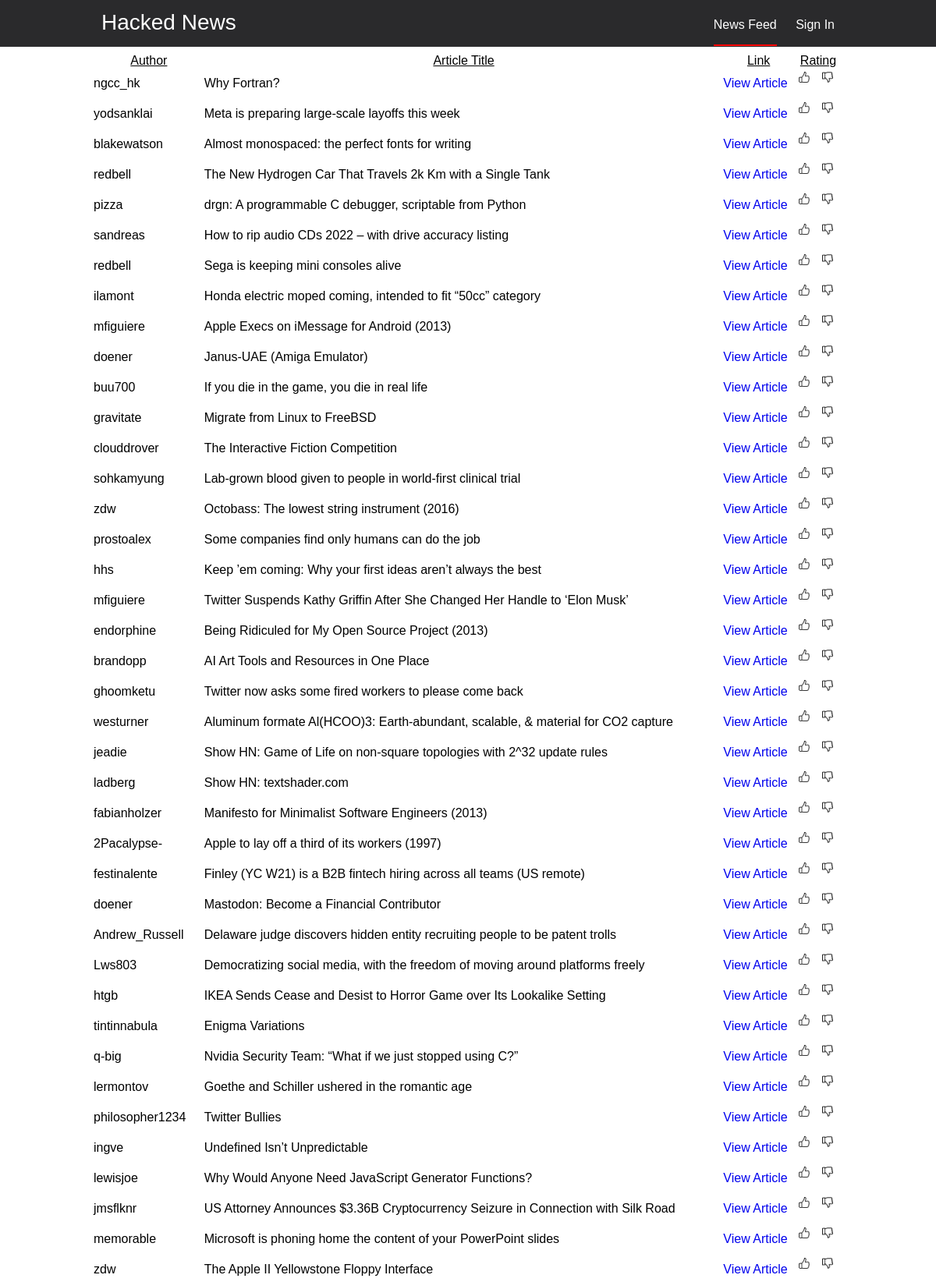
The page / (upper part) on the database its author committed.
### tables this page shows
CREATE TABLE Articles (
		article_id TEXT NOT NULL,
		author TEXT,
		title TEXT,
		link TEXT,
		liked BOOLEAN,
		timestamp DATETIME NOT NULL
);

### hackedNews.py (the view)
@app.route('/')
def home():
        conn = get_db_connection()
        data = conn.execute('SELECT * FROM Articles').fetchall()
        conn.close()
        res = Response(render_template('index.html', data=data, session=session.get('user'), pretty=json.dumps(session.get('user'), indent=4)))
        res.headers['X-Frame-Options'] = 'DENY'
        res.headers['X-Content-Type-Options'] = 'nosniff'
        res.headers['X-XSS-Protection'] = 1
        res.headers['Strict-Transport-Security'] = 'max-age=63072000'
        res.headers['Content-Security-Policy'] = "default-src 'none'; img-src 'self'; script-src 'self'; style-src 'self'"
        return res

### hackedNews.py (called while the page is built)
def get_db_connection():
        conn = sqlite3.connect('users.db', check_same_thread=False)
        return conn

### templates/index.html (shortened to what this page needs)
<!DOCTYPE HTML>
<html>
<head>
	<link rel="stylesheet" href={{ url_for('static', filename='styles.css') }} />
</head>
<body>
<div id="menu">
	<div id="menu_container">
	<h1><a href="/">Hacked News</a></h1>
        <ul>
                <li><a href="/"><span id="current_page">News Feed</span></a></li>
		{% if session %}
		        <li><a href="/account">My Account</a></li>
			<li><a href="/logout">Log Out</a></li>
		{% else %}
			<li><a href="/login">Sign In</a></li>
		{% endif %}
        </ul>
	</div>
</div>
<div id="main_content">
	<table>
		<tr>
			<th>Author</th>
			<th>Article Title</th>
			<th>Link</th>
			<th>Rating</th>
		</tr>
		{% for article in data %}
			<tr>
				<td>{{ article[1] }}</td>
				<td>{{ article[2] }}</td>
				<td><a href={{ article[3] }} target="blank">View Article</a></td>
				<td><span id="like_button"><img src={{ url_for('static', filename='thumbs_up.png') }} /></span>
			    	<a><span id="dislike_button"><img src={{ url_for('static', filename='thumbs_down.png') }} /></span></a></td>
			</tr>
		{% endfor %}
	</table>
</div>
</body>

### static/styles.css (style rules this page uses)
html, body, div, span, applet, object, iframe, h1, h2, h3, h4, h5, h6, p, blockquote, pre, a, abbr, acronym, address, big, cite, code, del, dfn, em, img, ins, kbd, q, s, samp, small, strike, strong, sub, sup, tt, var, b, u, i, center, dl, dt, dd, ol, ul, li, fieldset, form, label, legend, table, caption, tbody, tfoot, thead, tr, th, td, article, aside, canvas, details, embed, figure, figcaption, footer, header, hgroup, menu, nav, output, ruby, section, summary, time, mark, audio, video { margin: 0; padding: 0; border: 0; font-size: 100%; font: inherit; vertical-align: baseline; }
body { line-height: 1; }
ol, ul { list-style: none; }
table { border-collapse: collapse; border-spacing: 0; }
body { background-color: #E8E8E8; font-family: 'Arial'; }
#menu { background-color: #2A2A2C; width: 100%; height: 60px; position: fixed; margin: 0; }
#menu h1 { margin: 0; padding: 0; padding: 5px 10px 10px 10px; font-size: 28px; color: #FFF; float: left; }
#menu h1 a { color: #FFF; text-decoration: none; }
#menu_container { width: 80%; margin: 0 auto; padding: 10px 0 10px 0; }
#menu ul { float: right; display: inline; padding-top: 14px; }
#menu ul li { list-style-type: none; display: inline-block; }
#menu ul li a { padding: 5px 10px; color: #FFF; text-decoration: none; }
#main_content { width: 100%; height: auto; background-color: #FFF; padding-top: 70px; padding-bottom: 10px; }
#main_content a { text-decoration: none; }
#main_content img { width: 14px; height: 14px; padding: 6px; border-radius: 30%; }
#like_button { margin-top: 5px; }
#main_content table { width: 80%; margin: 0 auto; }
#main_content th { text-decoration: underline; }
#main_content tr { padding: 5px; }
#main_content td { padding-bottom: 10px; }
#current_page { padding-bottom: 17px; border-bottom: 2px solid red; }

### rows shown on the page
Articles: author "ngcc_hk", title "Why Fortran?"
Articles: author "yodsanklai", title "Meta is preparing large-scale layoffs this week"
Articles: author "blakewatson", title "Almost monospaced: the perfect fonts for writing"
Articles: author "redbell", title "The New Hydrogen Car That Travels 2k Km with a Single Tank"
Articles: author "pizza", title "drgn: A programmable C debugger, scriptable from Python"
Articles: author "sandreas", title "How to rip audio CDs 2022 – with drive accuracy listing"
Articles: author "redbell", title "Sega is keeping mini consoles alive"
Articles: author "ilamont", title "Honda electric moped coming, intended to fit “50cc” category"
Articles: author "mfiguiere", title "Apple Execs on iMessage for Android (2013)"
Articles: author "doener", title "Janus-UAE (Amiga Emulator)"
Articles: author "buu700", title "If you die in the game, you die in real life"
Articles: author "gravitate", title "Migrate from Linux to FreeBSD"
Articles: author "clouddrover", title "The Interactive Fiction Competition"
Articles: author "sohkamyung", title "Lab-grown blood given to people in world-first clinical trial"
Articles: author "zdw", title "Octobass: The lowest string instrument (2016)"
Articles: author "prostoalex", title "Some companies find only humans can do the job"
Articles: author "hhs", title "Keep ’em coming: Why your first ideas aren’t always the best"
Articles: author "mfiguiere", title "Twitter Suspends Kathy Griffin After She Changed Her Handle to ‘Elon Musk’"
Articles: author "endorphine", title "Being Ridiculed for My Open Source Project (2013)"
Articles: author "brandopp", title "AI Art Tools and Resources in One Place"
Articles: author "ghoomketu", title "Twitter now asks some fired workers to please come back"
Articles: author "westurner", title "Aluminum formate Al(HCOO)3: Earth-abundant, scalable, & material for CO2 capture"
Articles: author "jeadie", title "Show HN: Game of Life on non-square topologies with 2^32 update rules"
Articles: author "ladberg", title "Show HN: textshader.com"
Articles: author "fabianholzer", title "Manifesto for Minimalist Software Engineers (2013)"
Articles: author "2Pacalypse-", title "Apple to lay off a third of its workers (1997)"
Articles: author "festinalente", title "Finley (YC W21) is a B2B fintech hiring across all teams (US remote)"
Articles: author "doener", title "Mastodon: Become a Financial Contributor"
Articles: author "Andrew_Russell", title "Delaware judge discovers hidden entity recruiting people to be patent trolls"
Articles: author "Lws803", title "Democratizing social media, with the freedom of moving around platforms freely"
Articles: author "htgb", title "IKEA Sends Cease and Desist to Horror Game over Its Lookalike Setting"
Articles: author "tintinnabula", title "Enigma Variations"
Articles: author "q-big", title "Nvidia Security Team: “What if we just stopped using C?”"
Articles: author "lermontov", title "Goethe and Schiller ushered in the romantic age"
Articles: author "philosopher1234", title "Twitter Bullies"
Articles: author "ingve", title "Undefined Isn’t Unpredictable"
Articles: author "lewisjoe", title "Why Would Anyone Need JavaScript Generator Functions?"
Articles: author "jmsflknr", title "US Attorney Announces $3.36B Cryptocurrency Seizure in Connection with Silk Road"
Articles: author "memorable", title "Microsoft is phoning home the content of your PowerPoint slides"
Articles: author "zdw", title "The Apple II Yellowstone Floppy Interface"
